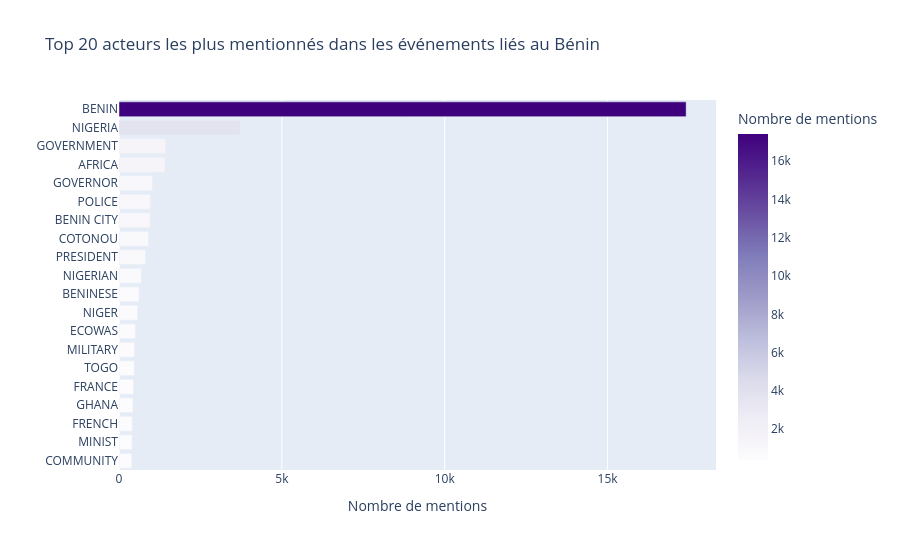

Notebook cell for this chart:
### Markdown cell above
---
## VIZ 6 — Top acteurs mentionnés
**Question** : Qui sont les acteurs (personnes, institutions, pays) les plus présents dans les événements liés au Bénin ?

### Code cell
if COL_ACT1 or COL_ACT2:
    parts = []
    if COL_ACT1: parts.append(df[COL_ACT1].dropna().astype(str))
    if COL_ACT2: parts.append(df[COL_ACT2].dropna().astype(str))
    actors = pd.concat(parts)
    actors = actors[actors.str.strip().str.len() > 2]
    top = actors.value_counts().head(20).reset_index()
    top.columns = ["acteur", "mentions"]

    fig = px.bar(
        top.sort_values("mentions"),
        x="mentions", y="acteur",
        orientation="h",
        title="Top 20 acteurs les plus mentionnés dans les événements liés au Bénin",
        labels={"mentions": "Nombre de mentions", "acteur": ""},
        color="mentions", color_continuous_scale="Purples",
        height=550
    )
    fig.update_layout(showlegend=False)
    fig.show()

### Figure 1 — Plotly figure (JSON) as saved in the notebook; plotly's stock layout.template omitted (floating-point values rounded to 4 significant figures)
{"data": [{"hovertemplate": "Nombre de mentions=%{marker.color}<br>=%{y}<extra></extra>", "legendgroup": "", "marker": {"color": [396, 405, 406, 428, 451, 469, 477, 501, 577, 616, 686, 814, 904, 959, 961, 1026, 1411, 1437, 3715, 17413], "coloraxis": "coloraxis", "pattern": {"shape": ""}}, "name": "", "orientation": "h", "showlegend": false, "textposition": "auto", "type": "bar", "x": [396, 405, 406, 428, 451, 469, 477, 501, 577, 616, 686, 814, 904, 959, 961, 1026, 1411, 1437, 3715, 17413], "xaxis": "x", "y": ["COMMUNITY", "MINIST", "FRENCH", "GHANA", "FRANCE", "TOGO", "MILITARY", "ECOWAS", "NIGER", "BENINESE", "NIGERIAN", "PRESIDENT", "COTONOU", "BENIN CITY", "POLICE", "GOVERNOR", "AFRICA", "GOVERNMENT", "NIGERIA", "BENIN"], "yaxis": "y"}], "layout": {"barmode": "relative", "coloraxis": {"colorbar": {"title": {"text": "Nombre de mentions"}}, "colorscale": [[0, "rgb(252,251,253)"], [0.125, "rgb(239,237,245)"], [0.25, "rgb(218,218,235)"], [0.375, "rgb(188,189,220)"], [0.5, "rgb(158,154,200)"], [0.625, "rgb(128,125,186)"], [0.75, "rgb(106,81,163)"], [0.875, "rgb(84,39,143)"], [1, "rgb(63,0,125)"]]}, "height": 550, "legend": {"tracegroupgap": 0}, "showlegend": false, "title": {"text": "Top 20 acteurs les plus mentionnés dans les événements liés au Bénin"}, "xaxis": {"anchor": "y", "domain": [0, 1], "title": {"text": "Nombre de mentions"}}, "yaxis": {"anchor": "x", "domain": [0, 1], "title": {"text": ""}}}}
